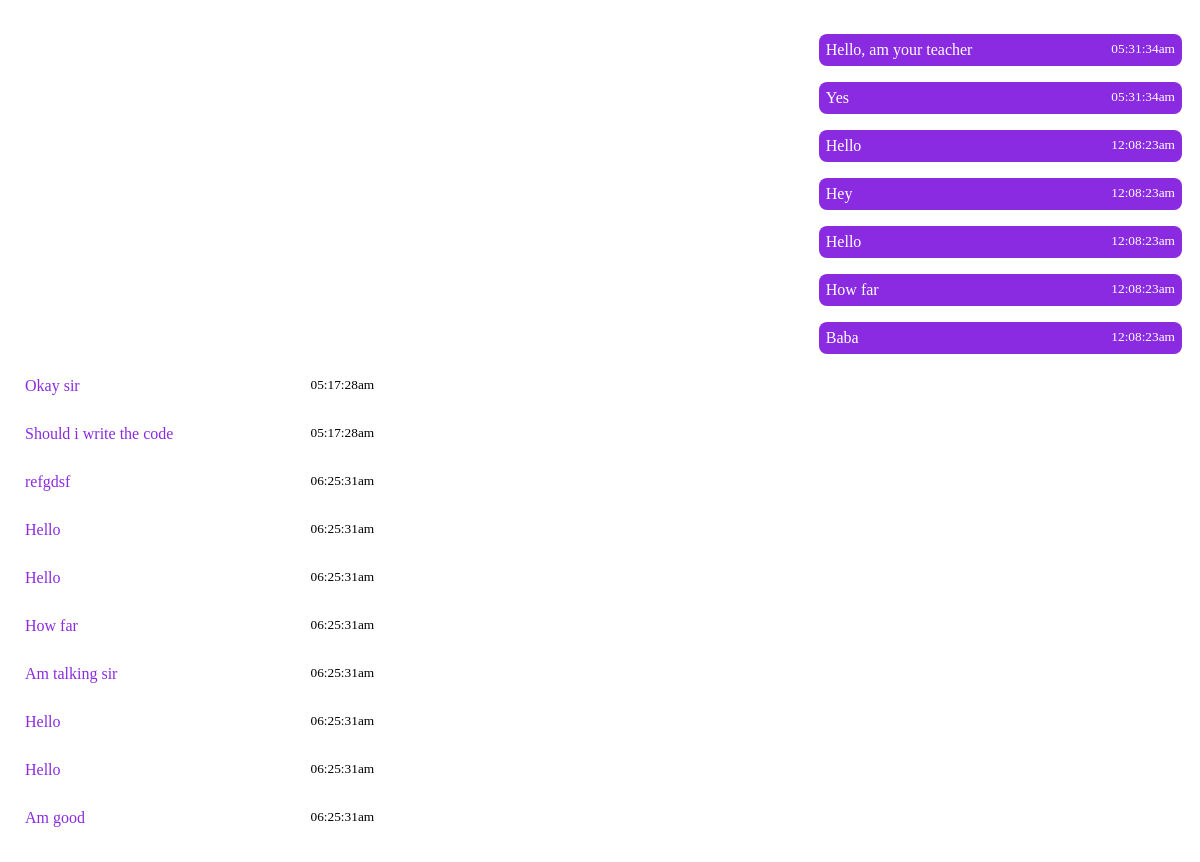
/admin/chat2.php?user_id=24 (signed in), run on the app's committed database.
### tables this page shows
CREATE TABLE `teacher_msg` (
  `id` int(11) NOT NULL,
  `students_id` varchar(30) NOT NULL,
  `students2_id` varchar(30) NOT NULL,
  `students_msg` varchar(70) NOT NULL,
  `time` varchar(70) NOT NULL,
  `chatid` varchar(70) NOT NULL,
  `read2` varchar(1000) DEFAULT NULL
);

CREATE TABLE `biggidroid` (
  `id` int(11) NOT NULL,
  `students_id` varchar(30) NOT NULL,
  `students2_id` int(20) DEFAULT NULL,
  `students_msg` varchar(70) NOT NULL,
  `time` varchar(70) NOT NULL,
  `chatid` varchar(1000) DEFAULT NULL,
  `read2` varchar(1000) DEFAULT NULL
);

### admin/chat2.php (the view, shortened to what this page needs)
<?php
include 'db.php';
?>
<!DOCTYPE html>
<html>
<head>
	<link rel="stylesheet" type="text/css" href="css/style.css">
	<link rel="stylesheet" type="text/css" href="css/font-awesome.css">
</head>
<body>
	<div class="chat">
		<?php
		$user = $_SESSION['teacher']."_msg";
		$chat = $_SESSION['teacher_id'].$_GET['user_id'];
		$query = mysqli_query($con, "SELECT * FROM ".$user." WHERE chatid='$chat' ORDER BY id ASC") or die();
		while ($row = mysqli_fetch_assoc($query)) {  ?>
		<p class="student">
			<?php echo $row["students_msg"]."<small style='float: right;color: white;display:block;'>".$row["time"]."</small>"; ?>
		</p>
			<?php
		}
		?>
			<?php
		$chat = $_GET["user_id"];
			$chatquery = mysqli_query($con, "SELECT * FROM students WHERE id='$chat' ") or die("No connection");
			$chatresult = mysqli_fetch_assoc($chatquery);
		$user = $chatresult["username"];
		$session = $_GET['user_id'].$_SESSION['teacher_id'];
		$query = mysqli_query($con, "SELECT * FROM ".$user." WHERE chatid='$session' ORDER BY id ASC") or die();
		while ($row = mysqli_fetch_assoc($query)) {  ?>
		<p class="teacher">
			<?php echo $row["students_msg"]."<small style='float: right;
color: black;display:block;'>".$row["time"]."</small>"; ?>
		</p>
			<?php
		}
		?>
	</div>
</body>
</html>

### admin/css/style.css (style rules this page uses)
body { font-family: calibri; }
.chat { padding: 10px; background-position: center; background-size: cover; background-repeat: no-repeat; color: white; clear: both; height: auto; }
.student { background: blueviolet; color: white; padding: 7px; width: 30%; border-radius: 8px; margin-left: auto; }
.teacher { background: white; color: blueviolet; padding: 7px; width: 30%; border-radius: 8px; }
@media only screen and (min-width: 600px) { .student small { display: none; } }
@media only screen and (min-width: 600px) { .teacher small { display: none; } }

### data on the page
teacher_msg: students_msg "Hello, am your teacher", time "05:31:34am"
teacher_msg: students_msg "Yes", time "05:31:34am"
teacher_msg: students_msg "Hello", time "12:08:23am"
teacher_msg: students_msg "Hey", time "12:08:23am"
teacher_msg: students_msg "Hello", time "12:08:23am"
teacher_msg: students_msg "How far", time "12:08:23am"
teacher_msg: students_msg "Baba", time "12:08:23am"
biggidroid: students_msg "Okay sir", time "05:17:28am"
biggidroid: students_msg "Should i write the code", time "05:17:28am"
biggidroid: students_msg "refgdsf", time "06:25:31am"
biggidroid: students_msg "Hello", time "06:25:31am"
biggidroid: students_msg "Hello", time "06:25:31am"
biggidroid: students_msg "How far", time "06:25:31am"
biggidroid: students_msg "Am talking sir", time "06:25:31am"
biggidroid: students_msg "Hello", time "06:25:31am"
biggidroid: students_msg "Hello", time "06:25:31am"
biggidroid: students_msg "Am good", time "06:25:31am"
